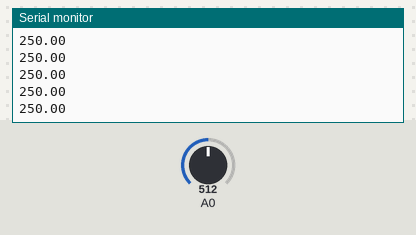
Bench run of a sketch on a simulated Arduino Uno, built with avr-gcc and run on an emulated ATmega328P. Shown: the last lines printed to the serial monitor. The test bench sets the inputs (shaded band); at power-on: A0 = 512.

Above: at 1.2 s.
1.3 s: A0 set to 716
At 1.9 s:
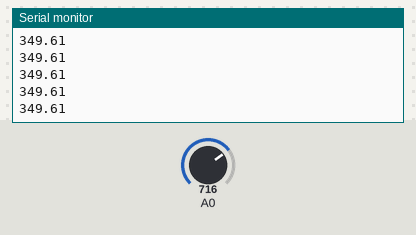
2.8 s: A0 set to 900
At 3.6 s:
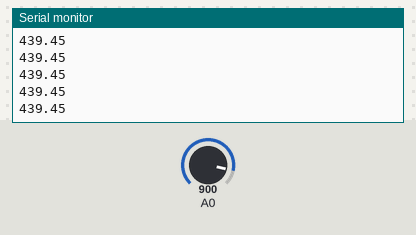
Timing chart, 0 to 5.8 s (numbered marks = the images above; inputs shaded):
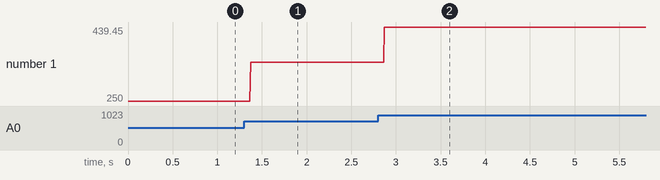

Measured:
- after the input at 1.3 s, the serial monitor: prints a new line after 0.07 s (image 1)
- after the input at 2.8 s, the serial monitor: prints a new line after 0.07 s (image 2)
- plotted number 1: 250 → 349.61 after the input at 1.3 s, 349.61 → 439.45 after the input at 2.8 s

The sketch:

GetTemperature.ino
```cpp
#include <LM35.h>

LM35 sensor(0);

void setup() {
  Serial.begin(9600);
}

void loop() {
  Serial.println(sensor.getTemp()); // Temp in celcius
}
```
